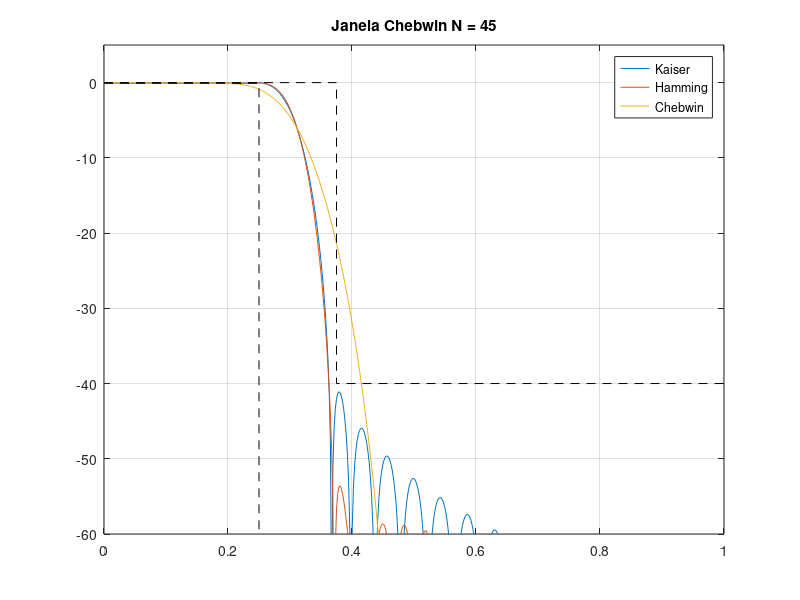

Write MATLAB code to recreate this figure.
% Utilizando o Matlab é possível estimar esses valores utilizando a função kaiserord. 
% Exemplo da obtenção de um filtro passa baixa com fpass = 1000Hz, fstop = 1500Hz, 
% famostragem = 8000Hz atenuação de 40 dB na "stopband"

clear all;
close all;
clc;

fsamp = 8000;
fcuts = [1000 1500];
mags = [1 0];   % Filtro passa baixa
devs = [0.01 0.01];
[n,Wn,beta,ftype] = kaiserord(fcuts,mags,devs,fsamp);

Ap = -20*log10(1-devs(1));
As = -20*log10(devs(2));
Amin = As + 20;
Ajuste_Glin = 10^((-Ap/2)/20); 

w_ps = fcuts/(fsamp/2);
wp = w_ps(1);
ws = w_ps(2);
w_c = sqrt(w_ps(1)*w_ps(2));

N = n;

N = ceil(N*(0.3867-0.2344)/(ws-wp));
L = N + 1;

h_fir_kaiser = fir1(N,Wn,kaiser((N+1), beta));
h_fir_ajustado_kaiser = h_fir_kaiser * Ajuste_Glin;

h_fir_hammig = fir1((N+14),Wn,hamming(N+15));
h_fir_ajustado_hamming = h_fir_hammig * Ajuste_Glin;

h_fir_chebwin = fir1((L),Wn,chebwin(L + 1));
h_fir_ajustado_chebwin = h_fir_chebwin * Ajuste_Glin;

[Hw,w] = freqz(h_fir_ajustado_kaiser);
plot(w/pi,20*log10(abs(Hw)));  hold on; grid on;
title(['Janela Kaiser N = ' num2str(N)])

[Hw,w] = freqz(h_fir_ajustado_hamming);
plot(w/pi,20*log10(abs(Hw)));
title(['Janela Hamming N = ' num2str(N)])

[Hw,w] = freqz(h_fir_ajustado_chebwin);
plot(w/pi,20*log10(abs(Hw)));
title(['Janela Chebwin N = ' num2str(L)])

plot([0 ws ws 1], -[0 0 As As], '--k');
plot([0 wp wp], -[Ap Ap Amin], '--k');
ylim([-Amin 5])
legend('Kaiser', 'Hamming', 'Chebwin')